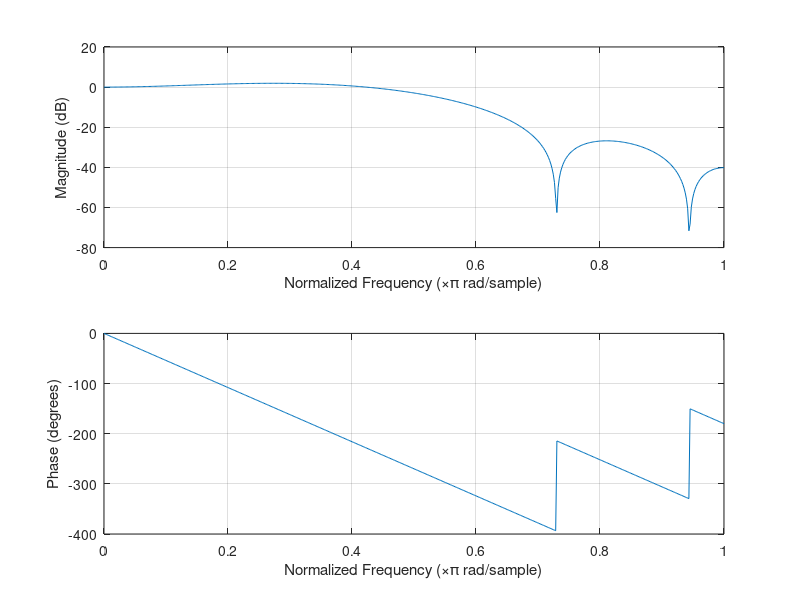

The MATLAB source for this figure:
Wp = 0.5;
Ws = 0.6;
delp = 0.1;
dels = 0.1;
Fs = 8000;
Wc = (Wp + Ws) / 2;
N1=-1*20*log10(dels)-7.95;
N2=14.36*(Ws-Wp)/2*pi;
N=N1/N2;
M=ceil(N);
b_lowpass = fir1(M, Wc, 'low',kaiser(M+1));
figure(1);
freqz(b_lowpass, 1, 512);
